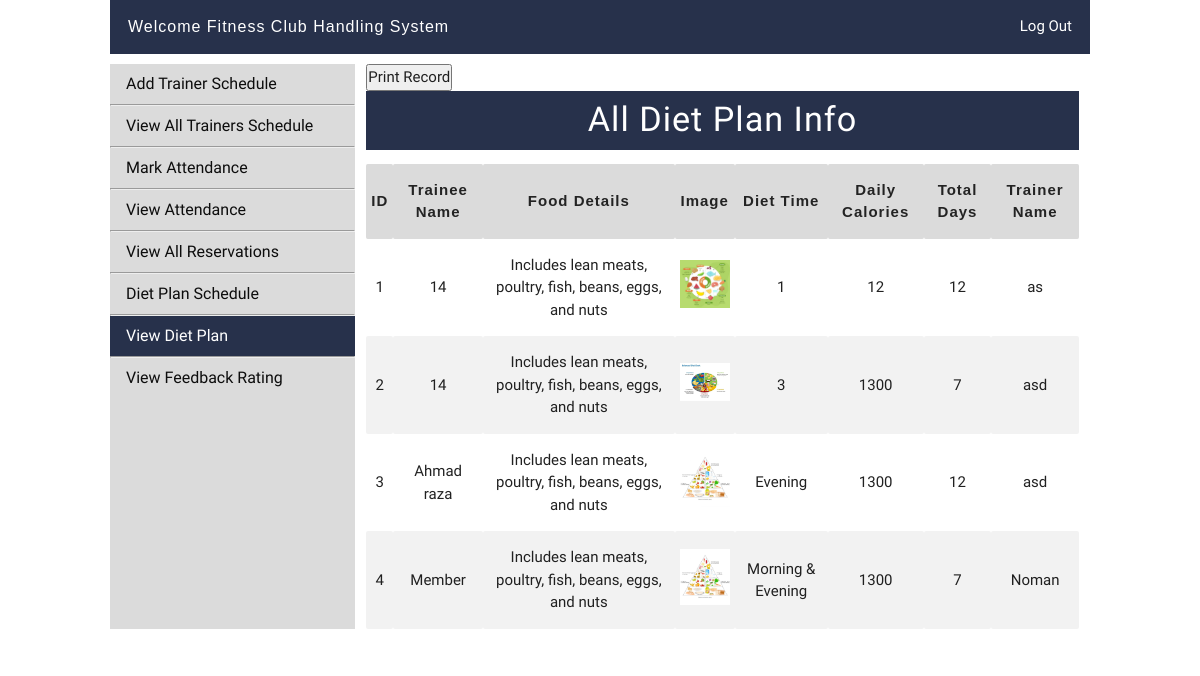
Page /adminpanel/adminarea.php?dietplan_view on the committed database.
### tables this page shows
CREATE TABLE `dietplan` (
  `id` int(20) NOT NULL,
  `trainee_name` varchar(50) DEFAULT NULL,
  `food_details` varchar(250) DEFAULT NULL,
  `diet_time` varchar(50) DEFAULT NULL,
  `daily_calories` varchar(50) DEFAULT NULL,
  `total_days` varchar(50) DEFAULT NULL,
  `diet_image` varchar(50) DEFAULT NULL,
  `trainer_name` varchar(50) DEFAULT NULL
);

### adminpanel/dietplan_view.php (the view, shortened to what this page needs)
<button onClick="window.print()">Print Record</button>
<div class="row view_table">
    <div class="col 12 m12 l12" style="padding: 0 !important">
        <h4 class="center heading" style="margin-top: 0px;">All Diet Plan Info</h4>
        <table>
            <tr>
                <th>ID</th>
                <th>Trainee Name</th>
                <th>Food Details</th>
                <th>Image</th>
                <th>Diet Time</th>
                <th>Daily Calories</th>
                <th>Total Days</th>
                <th>Trainer Name</th>
            </tr>
            <?php
                $get_trainers = "SELECT * FROM dietplan";
                $run_trainers = mysqli_query($con, $get_trainers);
                while($row_trainers = mysqli_fetch_array($run_trainers)) {
                    $trainer_id = $row_trainers['id'];
                    $trainee_name = $row_trainers['trainee_name'];
                    $diet_image = $row_trainers['diet_image'];
                    $food_details = $row_trainers['food_details'];
                    $diet_time = $row_trainers['diet_time'];
                    $daily_calories = $row_trainers['daily_calories'];
                    $total_days = $row_trainers['total_days'];
                    $trainer_name = $row_trainers['trainer_name'];
            ?>
            <tr>
            <td><?php echo $trainer_id ?></td>
                <td><?php echo $trainee_name; ?></td>
                <td><?php echo $food_details ?></td>
                <td><img src="dietchart/<?php echo $diet_image ?>" style="width: 50px;"></td>
                <td><?php echo $diet_time ?></td>
                <td><?php echo $daily_calories ?></td>
                <td><?php echo $total_days ?></td>
                <td><?php echo $trainer_name ?></td>
            </tr>
            <?php } ?>
        </table>
    </div>
</div>

### css/style.css (style rules this page uses)
* { margin: 0; padding: 0; }
h4.heading { font-family: 'Julius Sans One', sans-serif; background: #27314b; color: #fff; padding: 10px 0px 12px 0px; letter-spacing: 1px; }
.view_table table th { text-align: center; background: #dbdbdb; color: #232323; font-family: sans-serif; letter-spacing: 1px; }
.view_table table td { text-align: center; }
.view_table table tr:nth-of-type(odd) { background: #f2f2f2; }

### rows in the picture
dietplan: id "1", trainee_name "14", food_details "Includes lean meats, poultry, fish, beans, eggs, and nuts", diet_image (picture), diet_time "1", daily_calories "12", total_days "12", trainer_name "as"
dietplan: id "2", trainee_name "14", food_details "Includes lean meats, poultry, fish, beans, eggs, and nuts", diet_image (picture), diet_time "3", daily_calories "1300", total_days "7", trainer_name "asd"
dietplan: id "3", trainee_name "Ahmad raza", food_details "Includes lean meats, poultry, fish, beans, eggs, and nuts", diet_image (picture), diet_time "Evening", daily_calories "1300", total_days "12", trainer_name "asd"
dietplan: id "4", trainee_name "Member", food_details "Includes lean meats, poultry, fish, beans, eggs, and nuts", diet_image (picture), diet_time "Morning & Evening", daily_calories "1300", total_days "7", trainer_name "Noman"
